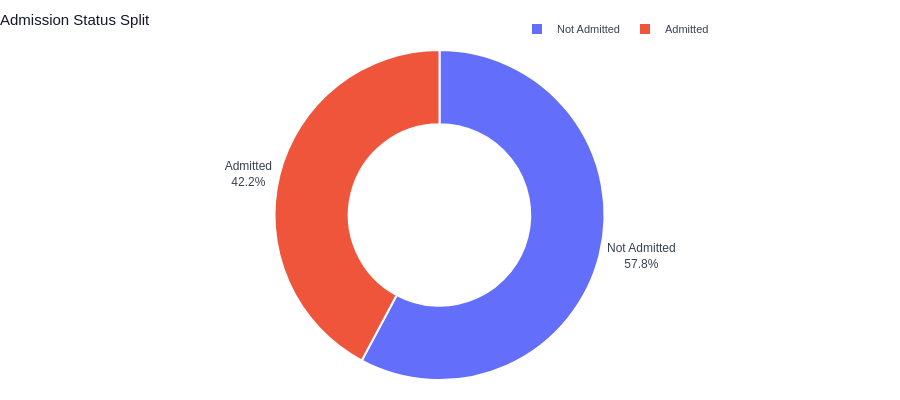

Here is the notebook cell this chart was saved with:
### Code cell
# Admission Status Split
status_counts = admissions['status'].value_counts().reset_index()
status_counts.columns = ['Status', 'Count']
fig = px.pie(status_counts, names='Status', values='Count', hole=0.55,
             color_discrete_map={'Admitted': PALETTE['secondary'], 'Not Admitted': PALETTE['danger']})
fig.update_traces(textposition='outside', textinfo='percent+label',
                  marker=dict(line=dict(color='white', width=2)))
clean_layout(fig, 'Admission Status Split')
fig.show()

### Figure 1 — Plotly figure (JSON) as saved in the notebook; plotly's stock layout.template omitted (floating-point values rounded to 4 significant figures)
{"data": [{"domain": {"x": [0, 1], "y": [0, 1]}, "hole": 0.55, "hovertemplate": "Status=%{label}<br>Count=%{value}<extra></extra>", "labels": ["Not Admitted", "Admitted"], "legendgroup": "", "marker": {"line": {"color": "white", "width": 2}}, "name": "", "showlegend": true, "textinfo": "percent+label", "textposition": "outside", "type": "pie", "values": [274, 200]}], "layout": {"font": {"color": "#374151", "family": "Arial", "size": 12}, "height": 400, "legend": {"bgcolor": "rgba(0,0,0,0)", "font": {"size": 11}, "orientation": "h", "tracegroupgap": 0, "x": 1, "xanchor": "right", "y": 1.02, "yanchor": "bottom"}, "margin": {"b": 20, "l": 20, "r": 20, "t": 50}, "paper_bgcolor": "white", "plot_bgcolor": "white", "title": {"font": {"color": "#111827", "size": 15}, "text": "Admission Status Split", "x": 0}, "xaxis": {"linecolor": "#E2E8F0", "showgrid": false, "tickfont": {"size": 11}}, "yaxis": {"gridcolor": "#F3F4F6", "linecolor": "#E2E8F0", "tickfont": {"size": 11}}}}
